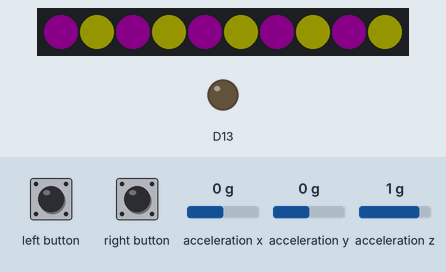
The sketch below on a simulated Adafruit Circuit Playground Express. On the bench: 10 RGB LEDs in strip order, left to right, output pins drawn as LEDs (lit = HIGH). Inputs (shaded band) come from the test bench; at power-on: acceleration x 0 g, acceleration y 0 g, acceleration z 1 g. Dim RGB values are drawn brighter than linear; random numbers use the default seed unless the sketch sets one.

Above: at 1.2 s.
1.3 s: left button pressed for 0.15 s
At 2.5 s:
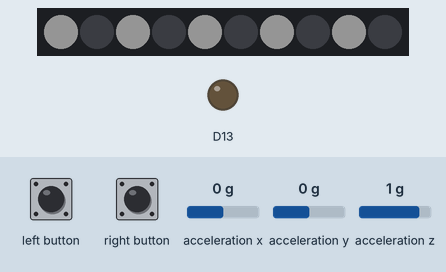
2.9 s: left button pressed for 1 s
At 3.6 s:
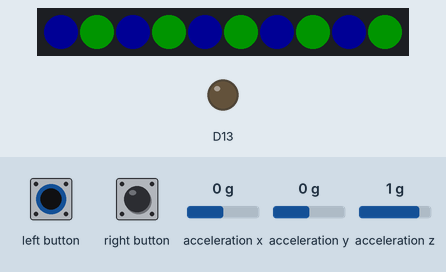
5.4 s: left button pressed for 3.2 s
At 5.9 s:
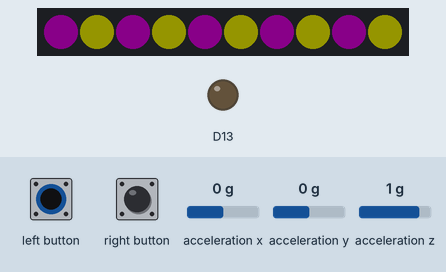
10.1 s: right button pressed for 0.15 s
At 11.4 s:
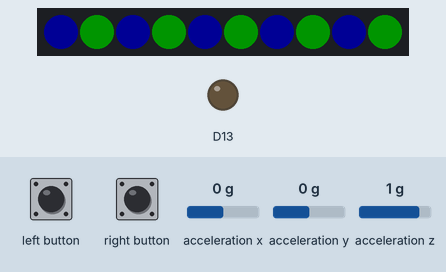
Timing chart, 0 to 12.7 s (numbered marks = the images above; inputs shaded):
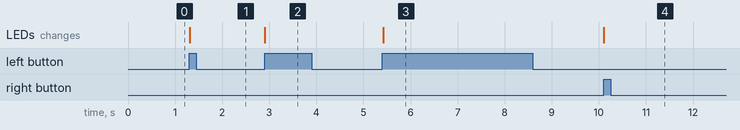

The sketch:

sketch_sep21b.ino
```cpp
#include <Adafruit_CircuitPlayground.h>

int presets[3][2][3]={
  {{128,0,128},{255,255,0}},
  {{0,0,255},{0,255,0}},
  {{255,255,255},{0,0,0}}
  };

int preset =0;
bool lastRightPress = false;
bool lastLeftPress = false;

void setup() {
   Serial.begin(9600);
    CircuitPlayground.begin();
}

void loop() {
  bool leftPress = CircuitPlayground.leftButton();
  if(leftPress&&(lastLeftPress == false)){
    preset = ((preset-1)+3)%3;
  }
lastLeftPress = leftPress;

bool rightPress = CircuitPlayground.rightButton();
if (rightPress && (lastRightPress == false)){
preset = (preset+1) % 3 ;
}
lastRightPress = rightPress;

float acc =abs(CircuitPlayground.motionX()) + abs(CircuitPlayground.motionY()) + abs(CircuitPlayground.motionZ());
if (acc > 25){
  preset = rand() % 3;
}

for (int i=0; i<10;i++){
    CircuitPlayground.setPixelColor(
        i,presets[preset][i%2][0],presets[preset][i%2][1],presets[preset][i%2][2]);
  }

delay(10);

}
```

Measured:
- after the input at 1.3 s, the LEDs: change at once (image 1)
- after the input at 2.9 s, the LEDs: change at once (image 2)
- after the input at 5.4 s, the LEDs: change at once (image 3)
- after the input at 10.1 s, the LEDs: change at once (image 4)
